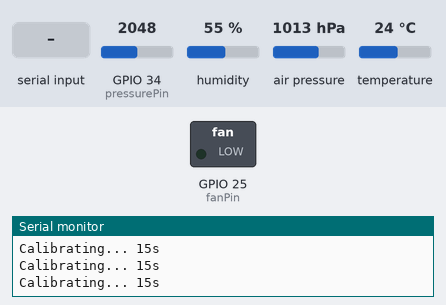
Recording of a sketch running on a simulated ESP32. Shown: switched loads named in the sketch (green lamp = pin HIGH), the last lines printed to the serial monitor. Inputs (shaded band) come from the test bench; at power-on: GPIO 34 (pressurePin) = 2048, humidity 55 %, air pressure 1013 hPa, temperature 24 °C (analog values on the 0–4095 scale).

Above: at 11.2 s.
11.3 s: "c\n" received over Serial
13.0 s: "p\n" received over Serial
At 27.8 s:
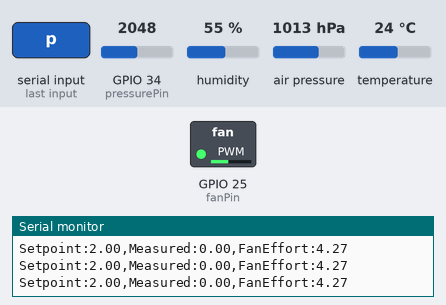
Timing chart, 0 to 29.4 s (numbered marks = the images above; inputs shaded):
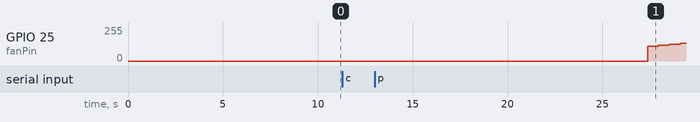

The sketch:

wind-tunnel-controller.ino
```cpp
#include <Wire.h>
#include <Adafruit_INA219.h>
#include <Adafruit_BME280.h>

Adafruit_INA219 ina219;
Adafruit_BME280 bme;

// Pins
const int fanPin      = 25;
const int pressurePin = 34;

// ADC constants
const float adcMax        = 4095.0;
const float vRef          = 3.3;
const float Vs            = 5.0;    // sensor on 5V
const float DIVIDER_RATIO = 0.5;    // two equal 100kΩ resistors

// Smoothing
float V_smooth    = 0.0;
const float alpha = 0.20;  // faster response

// Dead-band (DISABLED)
const float V_DEADBAND = 1.0;

// Auto-calibration
bool          calibrated   = false;
unsigned long calibStart   = 0;
const unsigned long calibDuration = 15000;
float         q_offset     = 0.0;
int           calibSamples = 0;
float         q_sum        = 0.0;

// PWM (ESP32 core v3.x)
const int pwmFreq = 25000;
const int pwmBits = 8;
int       fanPWM  = 0;

// PID
float setpoint = 2.0;

float Kp = 30.0;
float Ki = 8.0;
float Kd = 1.0;

float pid_integral    = 0.0;
float pid_prevError   = 0.0;
unsigned long pid_lastTime  = 0;
unsigned long lastPIDUpdate = 0;

const float integralClamp = 100.0;
const int   FAN_MIN_PWM   = 40;
const int   FAN_MAX_PWM   = 255;

// Stability filter (DISABLED)
float history[5] = {0};
int   histIdx    = 0;

// Plot vs debug mode
bool plotMode = false;

// ── Median + trimmed mean ADC read ───────────────────
float readPressurePa() {
  const int N = 64;
  int samples[N];

  for (int i = 0; i < N; i++) {
    samples[i] = analogRead(pressurePin);
    delayMicroseconds(50);
  }

  // Insertion sort
  for (int i = 1; i < N; i++) {
    int key = samples[i];
    int j   = i - 1;
    while (j >= 0 && samples[j] > key) {
      samples[j + 1] = samples[j];
      j--;
    }
    samples[j + 1] = key;
  }

  // Average middle 32 — discard top/bottom 16 outliers
  long sum = 0;
  for (int i = 16; i < 48; i++) sum += samples[i];
  float rawADC = sum / 32.0;

  // Correct for voltage divider
  float voltage      = ((rawADC / adcMax) * vRef) / DIVIDER_RATIO;
  float pressure_kPa = (((voltage / Vs) - 0.5) / 0.2) * 2.0;
  return pressure_kPa * 1000.0;
}

void setup() {
  Serial.begin(115200);

  Wire.begin(32, 27);
  ina219.begin();

  Wire1.begin(33, 14);
  if (!bme.begin(0x76, &Wire1)) {
    Serial.println("BME280 not found");
    while (1);
  }

  ledcAttach(fanPin, pwmFreq, pwmBits);
  ledcWrite(fanPin, 0);

  analogReadResolution(12);

  // Sensor warmup
  Serial.println("Sensor warming up for 10 seconds — do not disturb...");
  delay(10000);

  calibStart   = millis();
  pid_lastTime = millis();

  Serial.println("Calibrating for 15 seconds.");
  Serial.println("Pitot tube installed, fan OFF, no airflow.");
  Serial.println("Commands: number = setpoint | c = recalibrate | p = toggle plot");
}

void loop() {

  // ── Serial input ──────────────────────────────────
  if (Serial.available()) {
    String input = Serial.readStringUntil('\n');
    input.trim();

    if (input == "c") {
      calibrated    = false;
      calibStart    = millis();
      q_sum         = 0.0;
      calibSamples  = 0;
      q_offset      = 0.0;
      V_smooth      = 0.0;
      pid_integral  = 0.0;
      pid_prevError = 0.0;
      plotMode      = false;
      for (int i = 0; i < 5; i++) history[i] = 0.0;
      ledcWrite(fanPin, 0);
      Serial.println(">> Recalibrating — pitot installed, fan off, no airflow...");

    } else if (input == "p") {
      plotMode = !plotMode;
      Serial.println(plotMode ? ">> Plot mode ON" : ">> Plot mode OFF");

    } else {
      float val = input.toFloat();
      if (val > 0.0 && val <= 10.0) {
        setpoint     = val;
        pid_integral = 0.0;
        if (!plotMode) {
          Serial.print(">> Setpoint: ");
          Serial.print(setpoint);
          Serial.println(" m/s");
        }
      }
    }
  }

  // ── 1. Read pressure ──────────────────────────────
  float q_raw = readPressurePa();

  // ── 2. Calibration (fan OFF) ──────────────────────
  if (!calibrated) {
    if (millis() - calibStart <= calibDuration) {
      q_sum += q_raw;
      calibSamples++;
      int remaining = (int)((calibDuration - (millis() - calibStart)) / 1000) + 1;
      Serial.print("Calibrating... "); Serial.print(remaining); Serial.println("s");
      delay(300);
      return;
    } else {
      if (calibSamples > 0) q_offset = q_sum / calibSamples;
      calibrated = true;

      V_smooth      = 0.0;
      pid_integral  = 0.0;
      pid_prevError = 0.0;
      pid_lastTime  = millis();
      lastPIDUpdate = millis();

      Serial.print("Calibration done. q_offset = ");
      Serial.print(q_offset); Serial.println(" Pa");
      Serial.println("Check: q_used should be ~0 with no airflow.");
      Serial.println("PID active. Fan starting...");
      Serial.println("Send 'p' to switch to Serial Plotter mode.");
    }
  }

  // ── 3. Apply offset ───────────────────────────────
  float q = q_raw - q_offset;
  if (q < 0) q = 0;

  // ── 4. Air density ────────────────────────────────
  float T  = bme.readTemperature() + 273.15;
  float P  = bme.readPressure();
  float RH = bme.readHumidity();

  const float Rd = 287.05, Rv = 461.5;
  float es  = 610.94 * exp((17.625 * (T - 273.15)) / (T - 30.11));
  float e   = es * (RH / 100.0);
  float rho = ((P - e) / (Rd * T)) + (e / (Rv * T));

  // ── 5. Velocity ───────────────────────────────────
  float V  = (q > 0) ? sqrt((2.0 * q) / rho) : 0.0;
  V_smooth = alpha * V + (1.0 - alpha) * V_smooth;

  // DEAD-BAND REMOVED
  // if (V_smooth < V_DEADBAND) V_smooth = 0.0;

  // ── 6. Stability filter (DISABLED) ────────────────
  float V_stable = V_smooth;

  // ── 7. PID (update every 500ms) ───────────────────
  unsigned long now = millis();
  if (now - lastPIDUpdate >= 500) {
    lastPIDUpdate = now;

    float dt = (now - pid_lastTime) / 1000.0;
    pid_lastTime = now;

    if (dt > 0 && dt < 2.0) {
      float error = setpoint - V_stable;

      pid_integral += error * dt;
      pid_integral  = constrain(pid_integral,
                                -integralClamp / Ki,
                                 integralClamp / Ki);

      float dV      = (V_stable - pid_prevError) / dt;
      pid_prevError = V_stable;

      float output = (Kp * error) + (Ki * pid_integral) - (Kd * dV);

      if (output <= 0) {
        fanPWM = 0;
      } else {
        fanPWM = constrain((int)output + FAN_MIN_PWM, FAN_MIN_PWM, FAN_MAX_PWM);
      }

      ledcWrite(fanPin, fanPWM);
    }
  }

  // ── 8. Output ─────────────────────────────────────
  if (plotMode) {
    Serial.print("Setpoint:"); Serial.print(setpoint, 2);
    Serial.print(",Measured:"); Serial.print(V_stable, 2);
    Serial.print(",FanEffort:"); Serial.println(fanPWM / 25.5);
  } else {
    Serial.println("=== Wind Tunnel PID ===");
    Serial.print("Setpoint:  "); Serial.print(setpoint);            Serial.println(" m/s");
    Serial.print("Measured:  "); Serial.print(V_stable, 2);         Serial.println(" m/s");
    Serial.print("Error:     "); Serial.print(setpoint - V_stable); Serial.println(" m/s");
    Serial.print("q_raw:     "); Serial.print(q_raw);               Serial.println(" Pa");
    Serial.print("q_offset:  "); Serial.print(q_offset);            Serial.println(" Pa");
    Serial.print("q_used:    "); Serial.print(q);                   Serial.println(" Pa");
    Serial.print("rho:       "); Serial.print(rho);                 Serial.println(" kg/m^3");
    Serial.print("Fan PWM:   "); Serial.print(fanPWM);              Serial.println(" /255");
    Serial.println("-----------------------");
  }

  delay(100);
}
```
